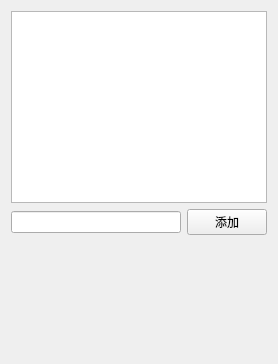
        <widget class="QWidget" name="page_NodeList">
         <layout class="QVBoxLayout" name="verticalLayout_16">
          <item>
           <widget class="QTableView" name="tableView_NodeList"/>
          </item>
          <item>
           <layout class="QHBoxLayout" name="horizontalLayout_61">
            <item>
             <widget class="QLineEdit" name="lineEdit_NodeListUrl"/>
            </item>
            <item>
             <widget class="QPushButton" name="pushButton_NodeListUrl">
              <property name="contextMenuPolicy">
               <enum>Qt::DefaultContextMenu</enum>
              </property>
              <property name="text">
               <string>添加</string>
              </property>
              <property name="autoDefault">
               <bool>false</bool>
              </property>
              <property name="default">
               <bool>false</bool>
              </property>
              <property name="flat">
               <bool>false</bool>
              </property>
             </widget>
            </item>
           </layout>
          </item>
          <item>
           <spacer name="verticalSpacer_4">
            <property name="orientation">
             <enum>Qt::Vertical</enum>
            </property>
            <property name="sizeHint" stdset="0">
             <size>
              <width>17</width>
              <height>118</height>
             </size>
            </property>
           </spacer>
          </item>
         </layout>
        </widget>
